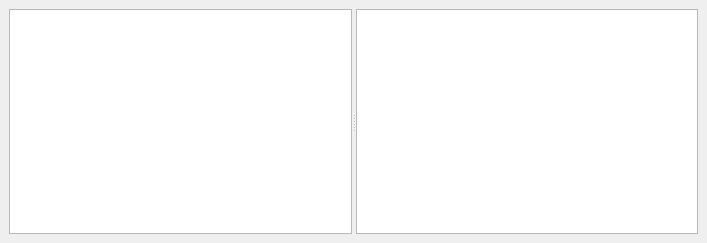
<ui version="4.0" >
 <class>SvnLogviewWidget</class>
 <widget class="QWidget" name="SvnLogviewWidget" >
  <property name="geometry" >
   <rect>
    <x>0</x>
    <y>0</y>
    <width>707</width>
    <height>243</height>
   </rect>
  </property>
  <property name="windowTitle" >
   <string>Logview</string>
  </property>
  <layout class="QGridLayout" >
   <property name="margin" >
    <number>9</number>
   </property>
   <property name="spacing" >
    <number>6</number>
   </property>
   <item row="0" column="0" >
    <widget class="QSplitter" name="splitter" >
     <property name="orientation" >
      <enum>Qt::Horizontal</enum>
     </property>
     <widget class="QTreeView" name="treeView" >
      <property name="sizePolicy" >
       <sizepolicy>
        <hsizetype>7</hsizetype>
        <vsizetype>7</vsizetype>
        <horstretch>0</horstretch>
        <verstretch>0</verstretch>
       </sizepolicy>
      </property>
      <property name="indentation" >
       <number>-7</number>
      </property>
      <property name="sortingEnabled" >
       <bool>true</bool>
      </property>
      <property name="allColumnsShowFocus" >
       <bool>true</bool>
      </property>
     </widget>
     <widget class="QListView" name="listView" >
      <property name="sizePolicy" >
       <sizepolicy>
        <hsizetype>7</hsizetype>
        <vsizetype>7</vsizetype>
        <horstretch>0</horstretch>
        <verstretch>0</verstretch>
       </sizepolicy>
      </property>
     </widget>
    </widget>
   </item>
  </layout>
 </widget>
 <layoutdefault spacing="2" margin="3" />
 <resources/>
 <connections/>
</ui>
